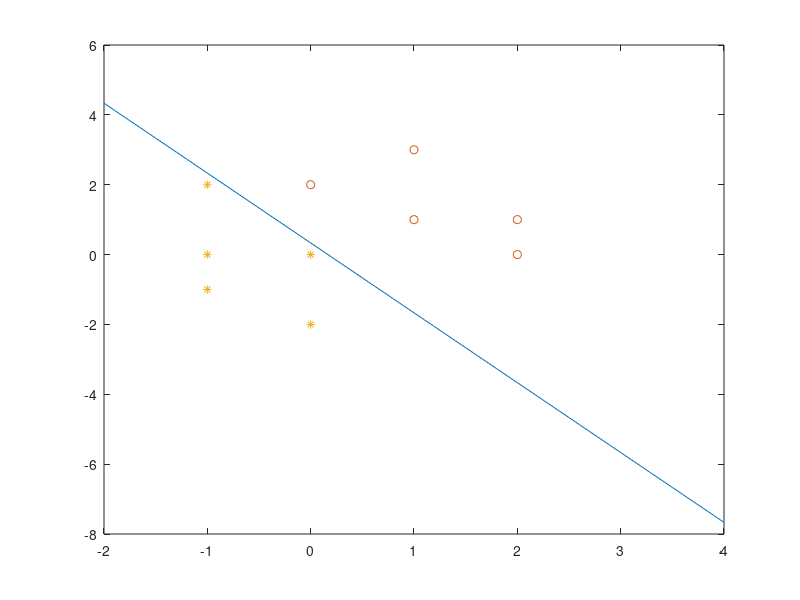

This figure's MATLAB source:
x = [-2:0.1:4];
y = 1/3 - 2*x;
plot(x,y);
x = [1 1 1;2 0 1;2 1 1;0 2 1;1 3 1; 1 -2 -1;0 0 -1;1 0 -1;1 1 -1;0 2 -1];
x_point1 = [1,2,2,0,1];
y_point1 = [1,0,1,2,3];
x_point2 = [-1,0,-1,-1,0];
y_point2 = [2,0,0,-1,-2];
hold on;
plot(x_point1,y_point1,'o');
plot(x_point2,y_point2,'*');